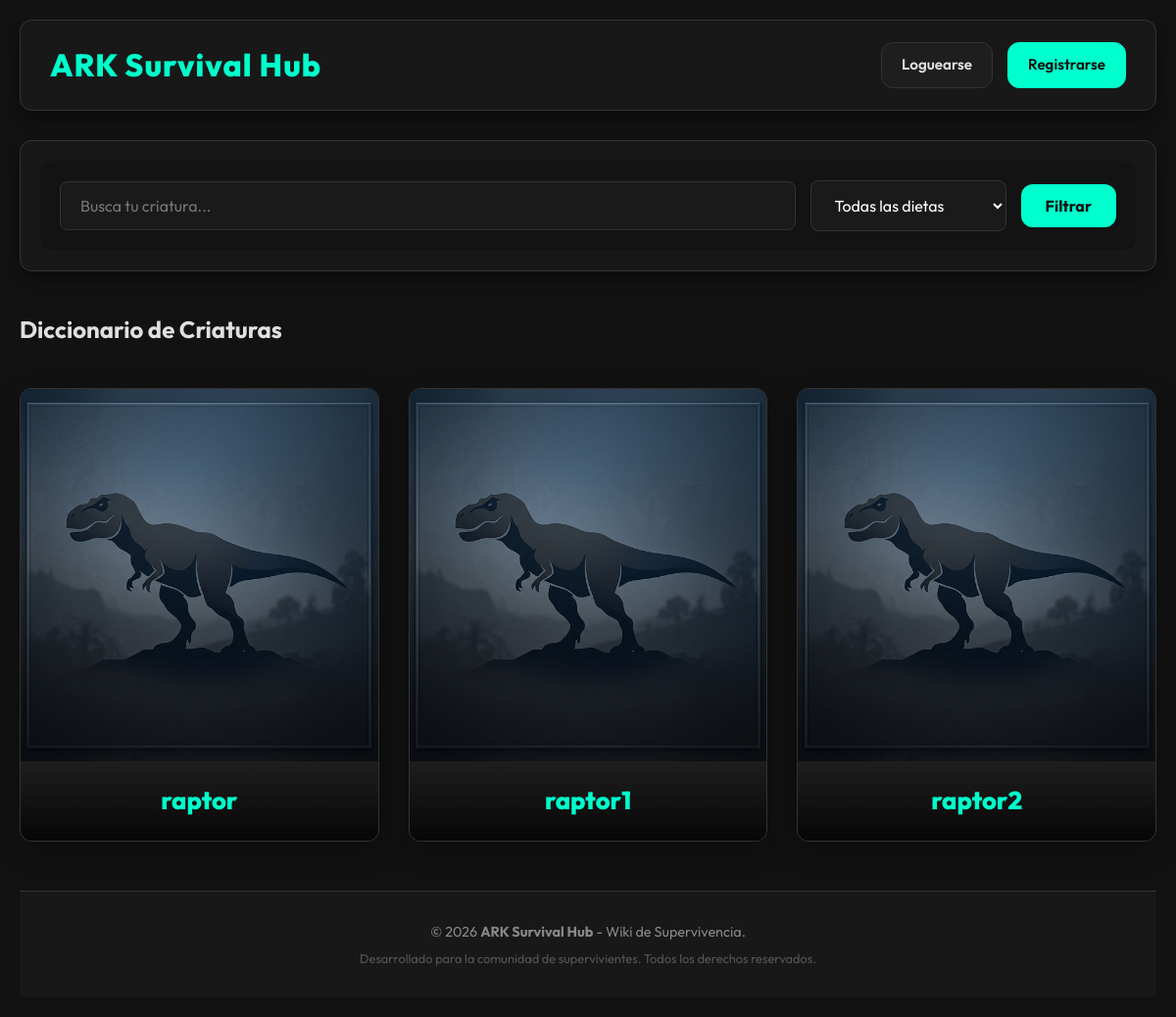
Before: / with the older database file.
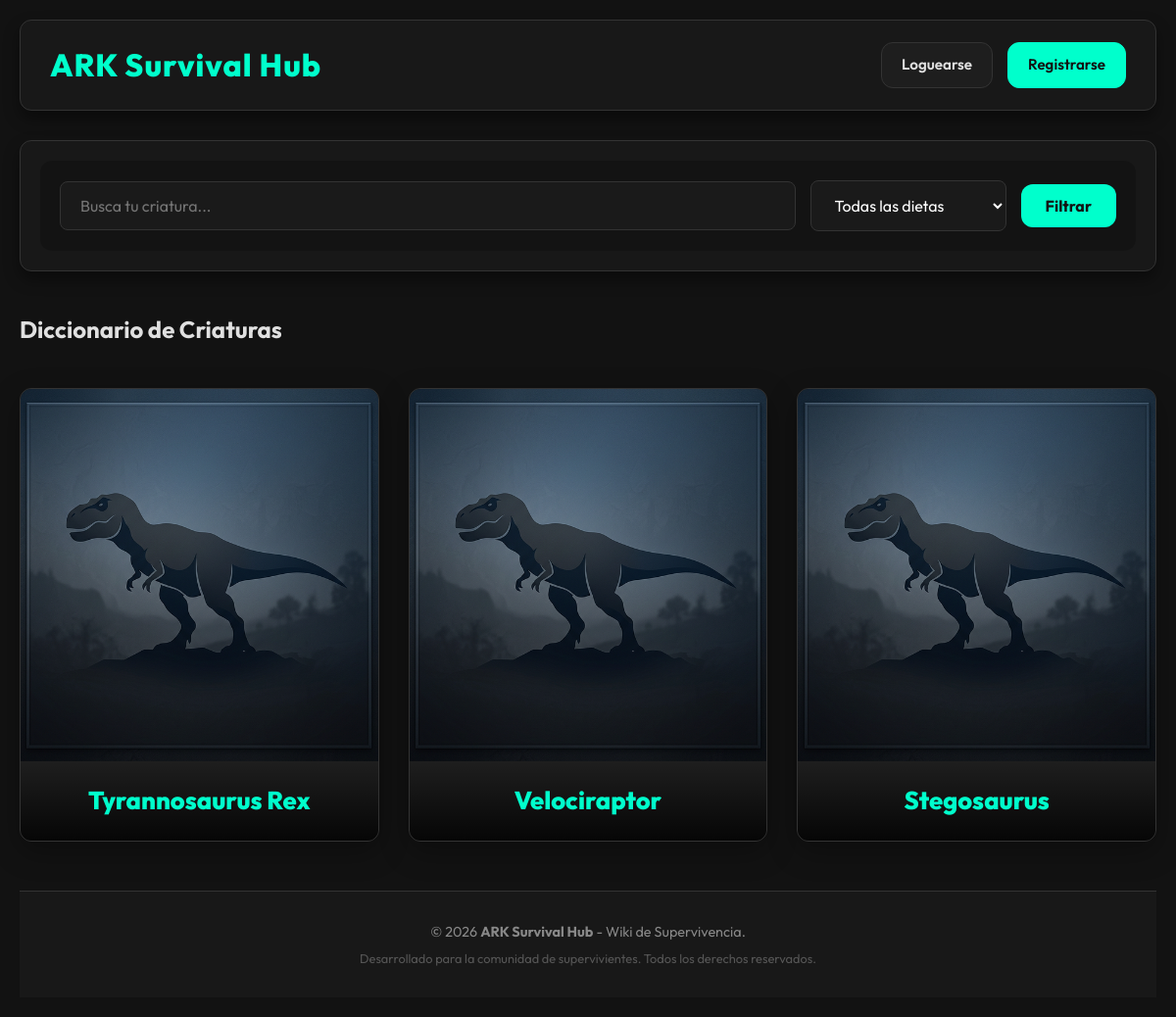
After: the same page with the newer database file.
### tables this page shows
CREATE TABLE `dinosaurios` (
  `id` int(11) NOT NULL AUTO_INCREMENT,
  `nombre` varchar(100) NOT NULL,
  `especie` varchar(100) DEFAULT NULL,
  `dieta` varchar(50) DEFAULT NULL,
  `imagen` varchar(255) DEFAULT 'default_dino.jpg',
  `descripcion` text DEFAULT NULL,
  PRIMARY KEY (`id`)
);

### index.php (the view, shortened to what this page needs)
<?php
include 'config/db.php';
$busqueda = isset($_GET['buscar']) ? $_GET['buscar'] : '';
$sql = "SELECT * FROM dinosaurios WHERE 1=1";
$por_pagina = 9;
$pagina_actual = isset($_GET['p']) && is_numeric($_GET['p']) ? (int)$_GET['p'] : 1;
$offset = ($pagina_actual - 1) * $por_pagina;
$sql .= " LIMIT :limit OFFSET :offset";
$stmt = $conexion->prepare($sql);
$stmt->bindValue(':limit', $por_pagina, PDO::PARAM_INT);
$stmt->bindValue(':offset', $offset, PDO::PARAM_INT);
$stmt->execute();
$dinos = $stmt->fetchAll(PDO::FETCH_ASSOC);
?>
<!DOCTYPE html>
<html lang="es">
<head>
    <link rel="stylesheet" href="assets/css/estilos.css?v=1.3">
</head>
<body>
    <?php include 'includes/header.php'; ?>
    <section class="buscador">
        <form action="index.php" method="GET">
            <input type="text" name="buscar" placeholder="Busca tu criatura..."
                value="<?php echo isset($_GET['buscar']) ? htmlspecialchars($_GET['buscar']) : ''; ?>">
            <select name="dieta">
                <option value="">Todas las dietas</option>
            </select>
            <button type="submit">Filtrar</button>
        </form>
    </section>
    <main>
        <h2>Diccionario de Criaturas</h2>
        <div class="contenedor-dinos">
            <?php if (count($dinos) > 0): ?>
                <?php foreach ($dinos as $dino): ?>
                    <div class="dino-card">
                        <?php if(!empty($dino['imagen'])): ?>
                            <div class="dino-img-container">
                                <?php
                                $src_dino = (strpos($dino['imagen'], 'http') === 0) ? $dino['imagen'] : "assets/img/dinos/" . $dino['imagen'];
                                if (strpos($src_dino, 'res.cloudinary.com') !== false) {
                                    $src_dino = str_replace('/upload/', '/upload/w_400,c_fill,g_auto,f_auto,q_auto/', $src_dino);
                                }
                                ?>
                                <img src="<?php echo htmlspecialchars($src_dino); ?>" alt="<?php echo htmlspecialchars($dino['nombre']); ?>" class="dino-img" onerror="this.src='assets/img/dinos/default_dino.jpg'">
                            </div>
                        <?php endif; ?>
                        <h3>
                            <?php
                            $query_detalle = $_GET;
                            $query_detalle['id'] = $dino['id'];
                            $link_detalle = 'detalle.php?' . http_build_query($query_detalle);
                            ?>
                            <a href="<?php echo htmlspecialchars($link_detalle); ?>" class="enlace-dino">
                                <?php echo htmlspecialchars($dino['nombre']); ?>
                            </a>
                        </h3>
                    </div>
                <?php
    endforeach; ?>
            <?php
else: ?>
                <p style="grid-column: 1/-1; text-align: center; color: #888;">
                No se han encontrado criaturas que coincidan con "<strong><?php echo htmlspecialchars($busqueda); ?></strong>".
                </p>
            <?php
endif; ?>
        </div>
    <?php include 'includes/footer.php'; ?>

### includes/header.php (shortened to what this page needs)
<?php
$path_prefix = isset($is_admin_panel) && $is_admin_panel ? '../' : '';
?>
<header class="header-principal">
    <div class="logo-titulo">
        <a href="<?php echo $path_prefix; ?>index.php" class="no-decoration">
            <h1><?php echo $header_titulo ?? 'ARK Survival Hub'; ?></h1>
        </a>
    </div>
    <nav class="navegacion-usuario">
        <?php if (isset($_SESSION['nick'])): ?>
            <?php if (isset($_SESSION['rol']) && $_SESSION['rol'] === 'superadmin'): ?>
                <a href="<?php echo $path_prefix; ?>panel_superadmin.php" class="btn-nav btn-superadmin">Panel Superadmin</a>
            <?php endif; ?>
            <a href="<?php echo $path_prefix; ?>actions/logout.php" class="btn-nav">Cerrar Sesión</a>
        <?php else: ?>
            <?php
                $current_page = basename($_SERVER['PHP_SELF']);
            ?>
            <?php if ($current_page !== 'login.php'): ?>
                <a href="<?php echo $path_prefix; ?>login.php" class="btn-nav">Loguearse</a>
            <?php endif; ?>
            <?php if ($current_page !== 'registro.php'): ?>
                <a href="<?php echo $path_prefix; ?>registro.php" class="btn-nav btn-registro">Registrarse</a>
            <?php endif; ?>
        <?php endif; ?>
    </nav>
</header>

### includes/footer.php (shortened to what this page needs)
    </main>
    <footer class="footer-principal">
        <p class="footer-copyright">
            &copy; <?php echo date('Y'); ?> <strong>ARK Survival Hub</strong> - Wiki de Supervivencia.
        </p>
        <p class="footer-texto">
            Desarrollado para la comunidad de supervivientes. Todos los derechos reservados.
        </p>
    </footer>
</body>
</html>

### assets/css/estilos.css (style rules this page uses)
:root { --bg-main: #121212; --bg-card: #1e1e1e; --bg-header: #181818; --text-main: #e0e0e0; --text-muted: #a0a0a0; --accent: #00ffcc; --accent-hover: #00ccaa; --border-color: #333333; --error-color: #ff4444; --success-color: #00e676; --shadow: 0 8px 16px rgba(0, 0, 0, 0.4); --radius: 12px; }
* { margin: 0; padding: 0; box-sizing: border-box; }
p, h1, h2, h3, h4, span, div { overflow-wrap: break-word; word-wrap: break-word; }
img { max-width: 100%; height: auto; display: block; }
body { font-family: 'Outfit', sans-serif; background-color: var(--bg-main); color: var(--text-main); line-height: 1.6; padding: 20px; max-width: 1200px; margin: 0 auto; }
.no-decoration { text-decoration: none; }
.header-principal { display: flex; justify-content: space-between; align-items: center; background: var(--bg-header); padding: 20px 30px; border-radius: var(--radius); border: 1px solid var(--border-color); box-shadow: var(--shadow); margin-bottom: 30px; }
.logo-titulo h1 { margin: 0; color: var(--accent); font-size: 2rem; font-weight: 800; letter-spacing: 1px; }
.navegacion-usuario { display: flex; align-items: center; gap: 15px; }
.footer-principal { margin-top: 50px; padding: 30px 5%; background: var(--bg-header); border-top: 1px solid var(--border-color); text-align: center; }
.footer-copyright { color: #888; font-size: 0.9rem; margin: 0; }
.footer-texto { color: #555; font-size: 0.8rem; margin-top: 5px; }
.btn-nav { color: var(--text-main); text-decoration: none; padding: 10px 20px; border-radius: var(--radius); border: 1px solid var(--border-color); background-color: var(--bg-card); font-weight: 600; font-size: 0.95rem; transition: all 0.3s ease; display: inline-flex; align-items: center; justify-content: center; }
.btn-registro { background-color: var(--accent); color: #121212; border-color: var(--accent); }
.buscador { background: var(--bg-header); padding: 20px; border-radius: var(--radius); border: 1px solid var(--border-color); margin-bottom: 40px; box-shadow: var(--shadow); }
.buscador form { display: flex; gap: 15px; justify-content: center; align-items: center; flex-wrap: wrap; background: rgba(0, 0, 0, 0.2); padding: 20px; border-radius: var(--radius); }
.buscador input[type="text"], .buscador select { background-color: #1a1a1a; border: 1px solid var(--border-color); color: white; padding: 14px 20px; border-radius: 8px; font-size: 1rem; font-family: 'Outfit', sans-serif; outline: none; transition: all 0.3s; min-width: 200px; }
.buscador input[type="text"] { flex: 1; min-width: 250px; }
.buscador button { background-color: var(--accent); color: #121212; border: none; padding: 12px 25px; border-radius: var(--radius); font-weight: bold; font-size: 1rem; font-family: inherit; cursor: pointer; transition: 0.3s; }
.contenedor-dinos { display: grid; grid-template-columns: repeat(auto-fill, minmax(320px, 1fr)); gap: 30px; margin-top: 40px; }
.dino-card { background-color: var(--bg-card); border: 1px solid var(--border-color); padding: 0; border-radius: var(--radius); transition: transform 0.4s cubic-bezier(0.165, 0.84, 0.44, 1), box-shadow 0.4s, border-color 0.4s; box-shadow: 0 10px 30px rgba(0, 0, 0, 0.3); display: flex; flex-direction: column; position: relative; overflow: hidden; height: 100%; }
.dino-card h3 { margin: 0; padding: 20px; font-size: 1.6rem; background: linear-gradient(to top, rgba(0, 0, 0, 0.8), transparent); width: 100%; margin-top: auto; text-align: center; }
.dino-img-container { width: 100%; height: 380px; overflow: hidden; position: relative; }
.dino-img { width: 100%; height: 100%; object-fit: cover; transition: transform 0.6s ease; }
.enlace-dino { color: var(--accent); text-decoration: none; font-weight: 800; transition: all 0.3s ease; }
.enlace-dino::after { content: ''; position: absolute; top: 0; left: 0; right: 0; bottom: 0; z-index: 10; }

Changed rows visible on the page:
removed dinosaurios: nombre "raptor"
removed dinosaurios: nombre "raptor1"
removed dinosaurios: nombre "raptor2"
added dinosaurios: imagen (placeholder picture), nombre "Tyrannosaurus Rex"
added dinosaurios: imagen (placeholder picture), nombre "Velociraptor"
added dinosaurios: imagen (placeholder picture), nombre "Stegosaurus"
